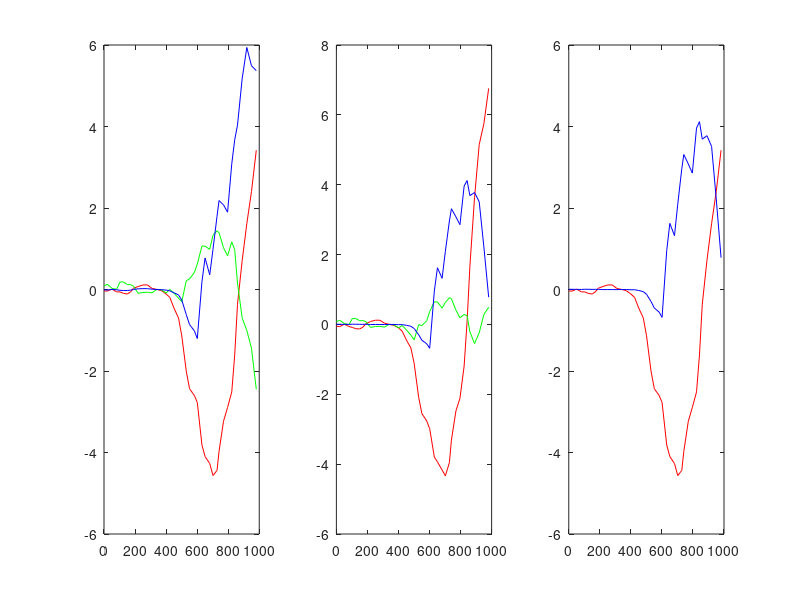
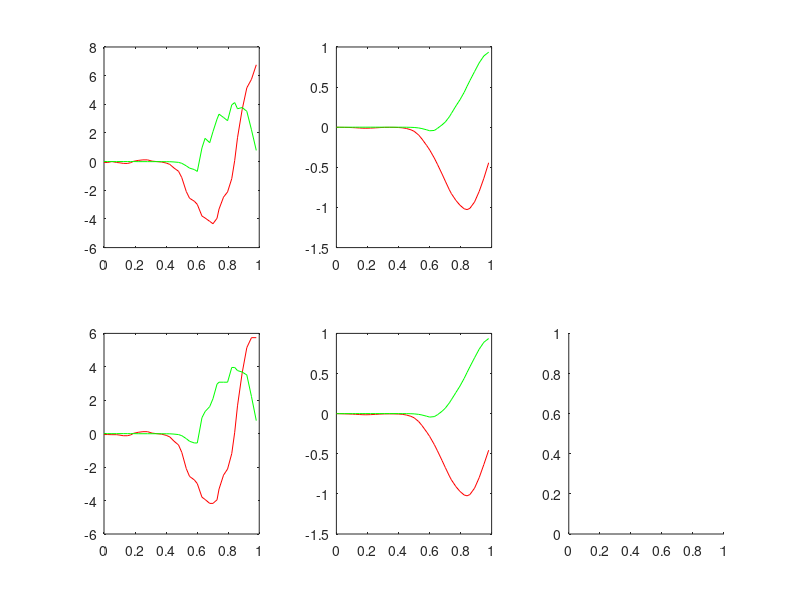

Here is the MATLAB script that generated these plots, in order: (Note: this script raises an error after producing the figures.)
clear all;
mi12 = load('data3/smartphone.txt');

%mi12 = load('data.txt');

t = mi12(:,1);
t = t-t(1);
x = mi12(:,2);
y = mi12(:,3);
z = mi12(:,4);
w = ones(size(x,1),1);
subplot(1,3,1);
plot(t,x,'r',t,y,'g',t,z,'b');

coords = [x y z w];

rot = cell(size(mi12,1));
for i=1:size(mi12,1),
  mat = reshape(mi12(i,5:end),3,3)';
  mat = [mat;0 0 0];
  mat = [mat [0;0;0;1]];
  rot{i} = mat;
end

nouv_coords = [];
for i=1:size(x,1),
  temp = rot{i}*coords(i,:)';
  nouv_coords = [nouv_coords temp];
end

coord_2d = [];
for i=1:size(nouv_coords,2),
  temp = [coords(i,1);nouv_coords(3,i)];
  coord_2d = [coord_2d temp];
end

subplot(1,3,2);
plot(t,nouv_coords(1,:),'r',t,nouv_coords(2,:),'g',t,nouv_coords(3,:),'b');

subplot(1,3,3);
plot(t,coord_2d(1,:),'r',t,coord_2d(2,:),'b');

figure();
% -------- MATLAB ------------
%pkg load signal

acc = coord_2d';
temp = [nouv_coords(1,:); nouv_coords(3,:)];
acc = temp';

t_init = acc(1,1);
t = t/1000;
acc = [t acc];

subplot(2,3,1);
plot(acc(:,1),acc(:,2),'r',acc(:,1),acc(:,3),'g');
sx = medfilt1(acc(:,2));
sy = medfilt1(acc(:,3));
%s = golayfilt(acc(:,4),3,43);
subplot(2,3,4);
plot(acc(:,1),sx,'r',acc(:,1),sy,'g');

% vitesse filtree
ax = sx; ay = sy;
vx = cumtrapz(acc(:,1),ax);
vy = cumtrapz(acc(:,1),ay);
subplot(2,3,5);
plot(acc(:,1),vx,'r',acc(:,1),vy,'g');

% vitesse non filtree
vxnf = cumtrapz(acc(:,1),acc(:,2));
vynf = cumtrapz(acc(:,1),acc(:,3));
subplot(2,3,2);
plot(acc(:,1),vxnf,'r',acc(:,1),vynf,'g');


% vitesses normalisees
subplot(2,3,6);
vxn = normaliser(vx);
vyn = normaliser(vy);
plot(acc(:,1),vxn,'r',acc(:,1),vyn,'g');

subplot(2,3,3);
vxnfn = normaliser(vxnf);
vynfn = normaliser(vynf);
plot(acc(:,1),vxnfn,'r',acc(:,1),vynfn,'g');


% position filtree
% subplot(2,3,6);
% px = cumtrapz(acc(:,1),vx);
% py = cumtrapz(acc(:,1),vy);
% plot(acc(:,1),px,'r',acc(:,1),py,'g');
% 
% % position non filtree
% subplot(2,3,3);
% pxnf = cumtrapz(acc(:,1),vxnf);
% pynf = cumtrapz(acc(:,1),vynf);
% plot(acc(:,1),pxnf,'r',acc(:,1),pynf,'g');






% %trajectoire
% figure();
% min_axis = min([px;py]);
% max_axis = max([px;py]);
% plot(px,py);
% axis square
% axis equal
% axis([min_axis max_axis min_axis max_axis])
